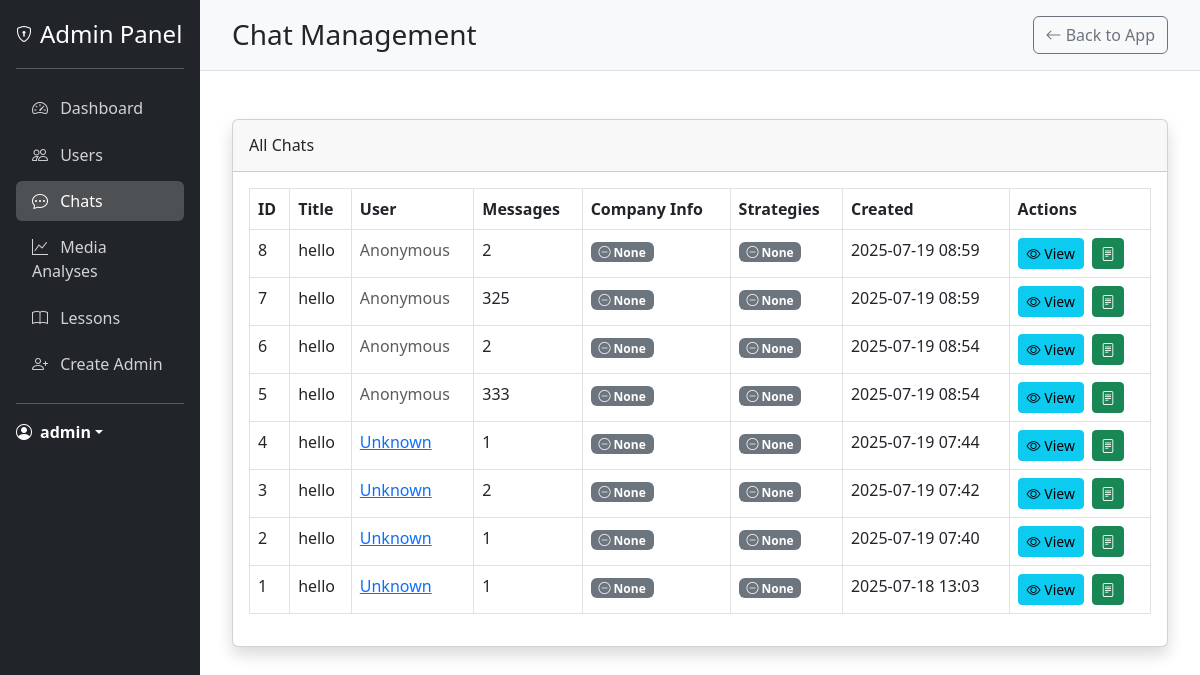
Before: /admin/chats (signed in) with the older database file.
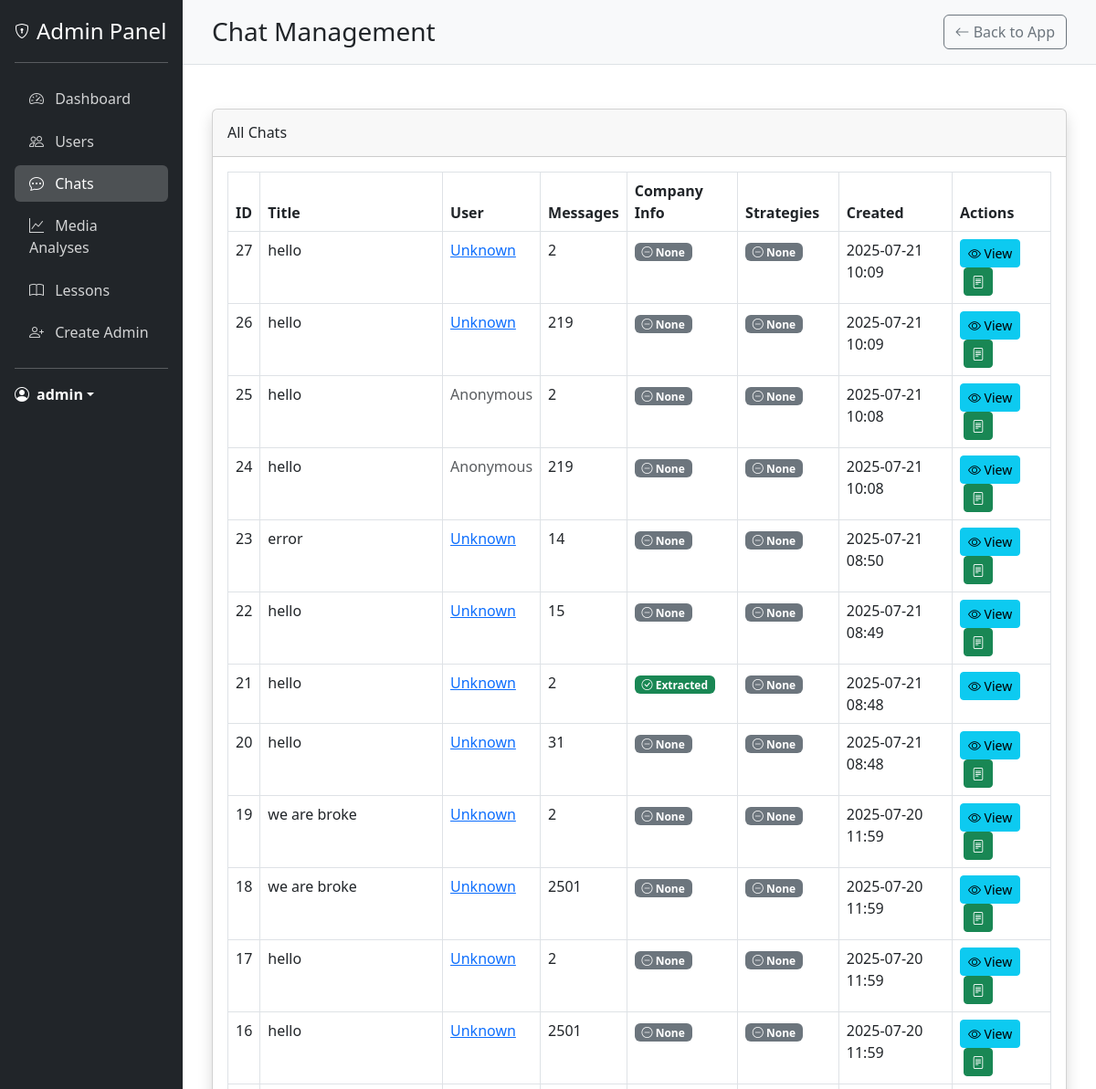
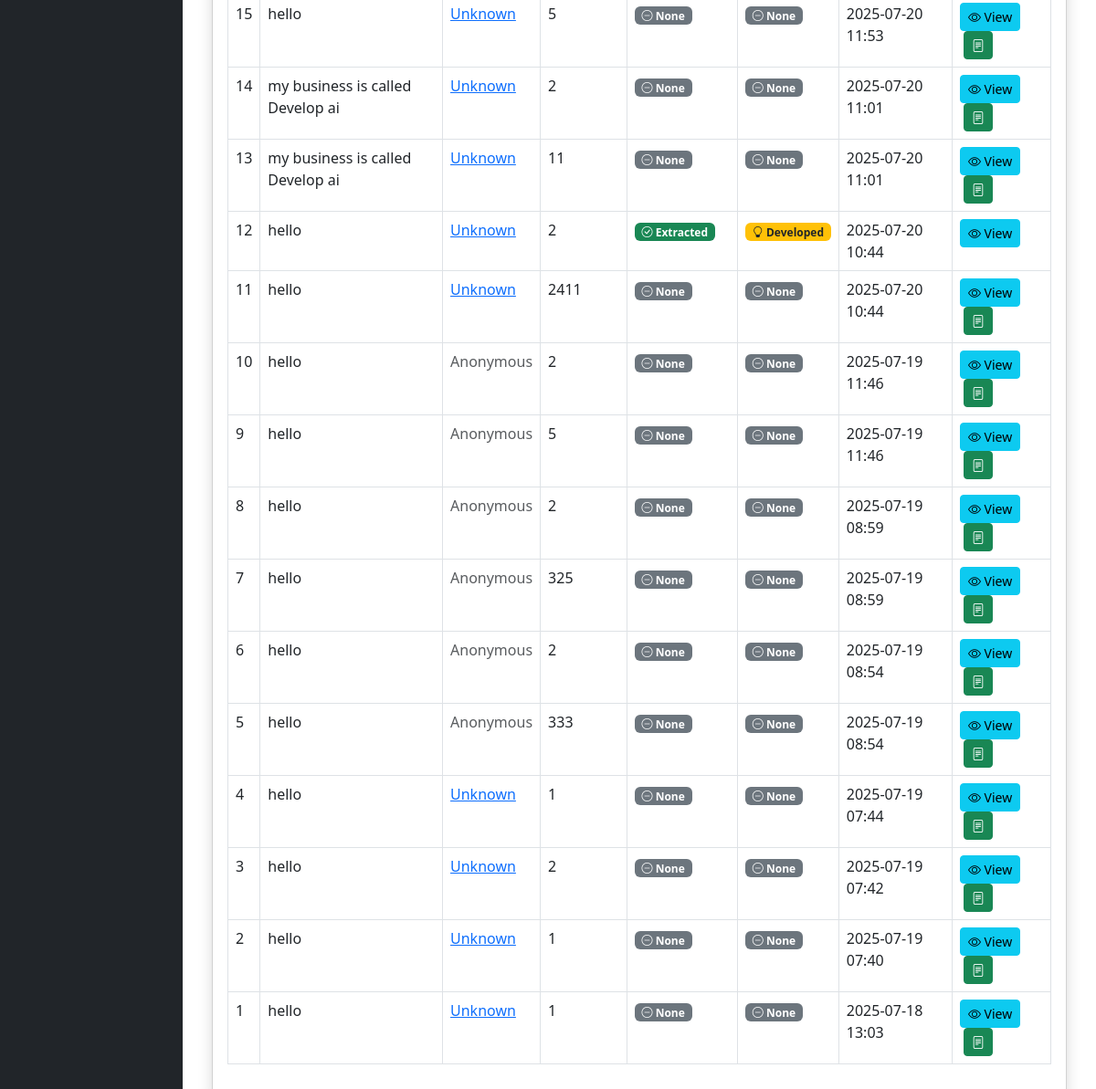
After: the same page with the newer database file (2 pictures, top to bottom).
### models.py (models this page shows, shortened)
class Chat(db.Model):
    __tablename__ = 'chats'
    id = db.Column(db.Integer, primary_key=True)
    user_id = db.Column(db.Integer, db.ForeignKey('users.id'), nullable=True)
    created_at = db.Column(db.DateTime, default=datetime.utcnow)
    updated_at = db.Column(db.DateTime, default=datetime.utcnow, onupdate=datetime.utcnow)
    title = db.Column(db.String(255), nullable=True)  # Optional title based on content
    fact_sheet = db.Column(db.Text, nullable=True)  # Stores extracted company info
    strategies = db.Column(db.Text, nullable=True)  # Stores generated strategies
    messages = relationship("Message", back_populates="chat", cascade="all, delete-orphan")

### app.py (the view)
@app.route('/admin/chats')
@login_required
@admin_required
def admin_chats():
    chats = Chat.query.order_by(Chat.created_at.desc()).all()
    return render_template('admin/chats.html', chats=chats)

### app.py (called while the page is built)
@login_manager.user_loader
def load_user(user_id):
    return User.query.get(int(user_id))

def admin_required(f):
    @wraps(f)
    def decorated_function(*args, **kwargs):
        if not current_user.is_authenticated:
            flash('You need to login first.', 'danger')
            return redirect(url_for('login'))
        if not hasattr(current_user, 'is_admin') or not current_user.is_admin:
            flash('You need admin privileges to access this page.', 'danger')
            return redirect(url_for('landing_page1'))
        return f(*args, **kwargs)
    return decorated_function

### templates/admin/chats.html (shortened to what this page needs)
{% extends "admin/base_admin.html" %}
{% block header %}Chat Management{% endblock %}
{% block content %}
<div class="card shadow mb-4">
    <div class="card-header py-3">
        <h6 class="m-0 font-weight-bold">All Chats</h6>
    </div>
    <div class="card-body">
        <div class="table-responsive">
            <table class="table table-bordered" id="chatsTable" width="100%" cellspacing="0">
                <thead>
                    <tr>
                        <th>ID</th>
                        <th>Title</th>
                        <th>User</th>
                        <th>Messages</th>
                        <th>Company Info</th>
                        <th>Strategies</th>
                        <th>Created</th>
                        <th>Actions</th>
                    </tr>
                </thead>
                <tbody>
                    {% for chat in chats %}
                    <tr>
                        <td>{{ chat.id }}</td>
                        <td>{{ chat.title or 'Untitled Chat' }}</td>
                        <td>
                            {% if chat.user_id %}
                            <a href="{{ url_for('admin_user_detail', user_id=chat.user_id) }}">
                                {{ chat.user.username if chat.user else 'Unknown' }}
                            </a>
                            {% else %}
                            <span class="text-muted">Anonymous</span>
                            {% endif %}
                        </td>
                        <td>{{ chat.messages|length }}</td>
                        <td>
                            {% if chat.fact_sheet %}
                            <span class="badge bg-success"><i class="bi bi-check-circle"></i> Extracted</span>
                            {% else %}
                            <span class="badge bg-secondary"><i class="bi bi-dash-circle"></i> None</span>
                            {% endif %}
                        </td>
                        <td>
                            {% if chat.strategies %}
                            <span class="badge bg-warning text-dark"><i class="bi bi-lightbulb"></i> Developed</span>
                            {% else %}
                            <span class="badge bg-secondary"><i class="bi bi-dash-circle"></i> None</span>
                            {% endif %}
                        </td>
                        <td>{{ chat.created_at.strftime('%Y-%m-%d %H:%M') }}</td>
                        <td>
                            <a href="{{ url_for('admin_chat_detail', chat_id=chat.id) }}" class="btn btn-sm btn-info">
                                <i class="bi bi-eye"></i> View
                            </a>
                            {% if not chat.fact_sheet %}
                            <button class="btn btn-sm btn-success ms-1" onclick="quickExtractFacts({{ chat.id }}, this)" title="Extract Company Info">
                                <i class="bi bi-file-text"></i>
                            </button>
                            {% endif %}
                        </td>
                    </tr>
                    {% endfor %}
                </tbody>
            </table>
        </div>
    </div>
</div>
{% endblock %}
{% block extra_css %}
<link rel="stylesheet" href="https://cdn.datatables.net/1.11.5/css/dataTables.bootstrap5.min.css">
{% endblock %}

Changed rows visible on the page:
added Chat: id "27", title "hello", user "Unknown", messages|length "2", shows "None", created_at "2025-07-21 10:09"
added Chat: id "26", title "hello", user "Unknown", messages|length "219", shows "None", created_at "2025-07-21 10:09"
added Chat: id "25", title "hello", shows "Anonymous", messages|length "2", shows "None", created_at "2025-07-21 10:08"
added Chat: id "24", title "hello", shows "Anonymous", messages|length "219", shows "None", created_at "2025-07-21 10:08"
added Chat: id "23", title "error", user "Unknown", messages|length "14", shows "None", created_at "2025-07-21 08:50"
added Chat: id "22", title "hello", user "Unknown", messages|length "15", shows "None", created_at "2025-07-21 08:49"
added Chat: id "21", title "hello", user "Unknown", messages|length "2", shows "Extracted", shows "None", created_at "2025-07-21 08:48"
added Chat: id "20", title "hello", user "Unknown", messages|length "31", shows "None", created_at "2025-07-21 08:48"
added Chat: id "19", title "we are broke", user "Unknown", messages|length "2", shows "None", created_at "2025-07-20 11:59"
added Chat: id "18", title "we are broke", user "Unknown", messages|length "2501", shows "None", created_at "2025-07-20 11:59"
added Chat: id "17", title "hello", user "Unknown", messages|length "2", shows "None", created_at "2025-07-20 11:59"
added Chat: id "16", title "hello", user "Unknown", messages|length "2501", shows "None", created_at "2025-07-20 11:59"
added Chat: id "15", title "hello", user "Unknown", messages|length "5", shows "None", created_at "2025-07-20 11:53"
added Chat: id "14", title "my business is called Develop ai", user "Unknown", messages|length "2", shows "None", created_at "2025-07-20 11:01"
added Chat: id "13", title "my business is called Develop ai", user "Unknown", messages|length "11", shows "None", created_at "2025-07-20 11:01"
added Chat: id "12", title "hello", user "Unknown", messages|length "2", shows "Extracted", shows "Developed", created_at "2025-07-20 10:44"
added Chat: id "11", title "hello", user "Unknown", messages|length "2411", shows "None", created_at "2025-07-20 10:44"
added Chat: id "10", title "hello", shows "Anonymous", messages|length "2", shows "None", created_at "2025-07-19 11:46"
added Chat: id "9", title "hello", shows "Anonymous", messages|length "5", shows "None", created_at "2025-07-19 11:46"
